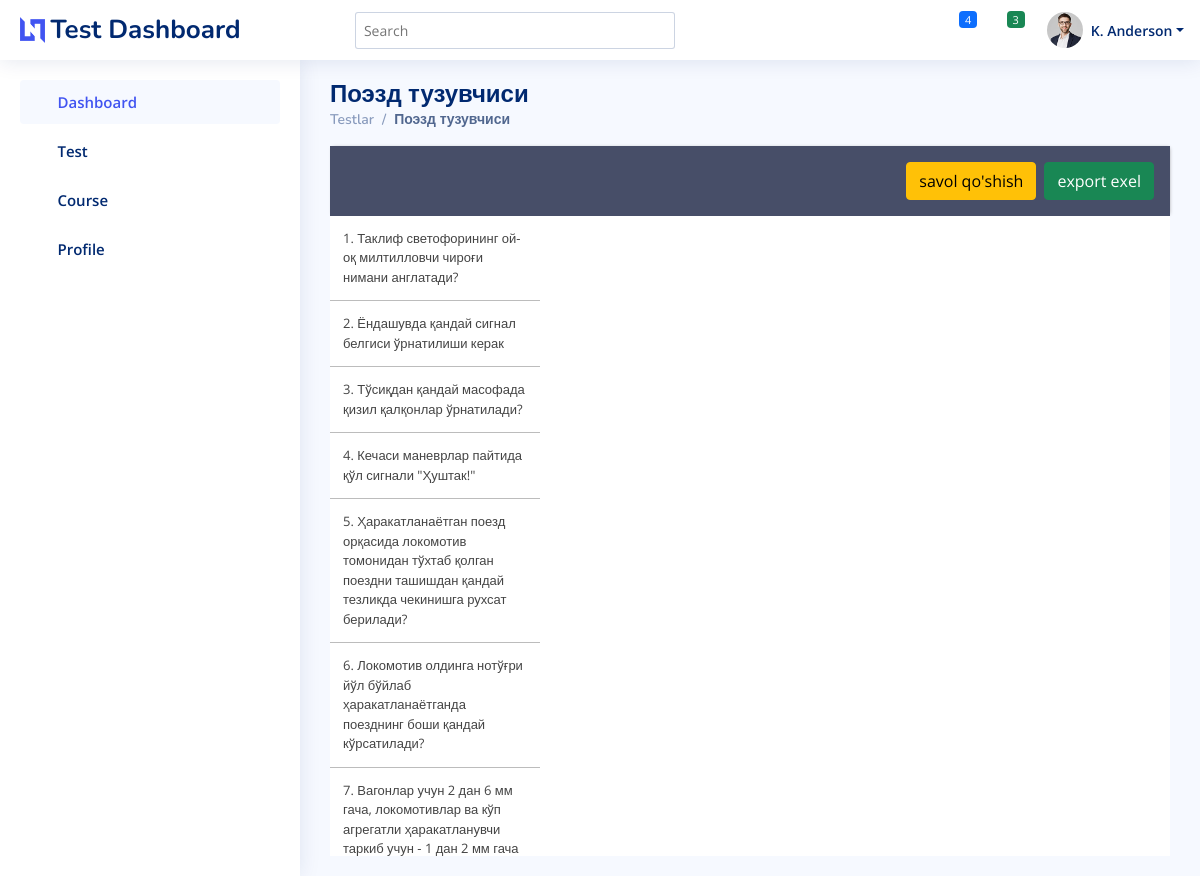
/quiz/35, run on the app's committed database.
### quiz/models.py (models this page shows, shortened)
class Quiz(models.Model):
    category = TreeForeignKey("quiz.Category", on_delete=models.CASCADE, null=True, blank=True,
                              related_name='quizs',
                              verbose_name='Bo\'lim', help_text="Bo'limni tanlang")
    course = models.ForeignKey(
        "course.Course", on_delete=models.CASCADE, related_name='quizs_course', blank=True, null=True)
    module = models.ForeignKey("course.Module", verbose_name=_(
        "module"), on_delete=models.CASCADE, blank=True, null=True, related_name='quizs_module')
    title = models.CharField(max_length=255, blank=True)
    description = models.CharField(max_length=255, blank=True)
    number_of_questions = models.IntegerField(
        verbose_name="Test savollari soni", blank=True)
    score_to_pass = models.IntegerField(
        verbose_name='o\'tish bali', help_text="O'tish uchun eng past ball (1 ~ 100 oralig'ida)")
    time = models.IntegerField(
        verbose_name='test vaqti', help_text="test yechish uchun vaqt davomiyligi")
    created = models.DateTimeField(auto_now_add=True)
    active = models.BooleanField(default=False)
    def __str__(self):
        return f"{self.category}"
    class Meta:
        ordering = ['category', 'course', 'module']

class Category(MPTTModel):
    name = models.CharField(
        verbose_name=_("Category Name"),
        help_text=_("Required and unique"),
        max_length=255,
    )
    slug = models.SlugField(verbose_name=_(
        "Category safe URL"), max_length=255, unique=True)
    parent = TreeForeignKey("self", on_delete=models.CASCADE,
                            null=True, blank=True, related_name="children")
    is_active = models.BooleanField(default=True)
    icon = models.ImageField()
    class MPTTMeta:
        order_insertion_by = ["name"]
    class Meta:
        verbose_name = _("Category")
        verbose_name_plural = _("Categories")
    def __str__(self):
        return self.name

class Question(models.Model):
    quiz = models.ForeignKey(
        Quiz, on_delete=models.CASCADE, related_name='questions')
    text = models.TextField(blank=True, null=True)
    uuid = models.UUIDField(default=uuid.uuid4(), editable=False, unique=True)
    created = models.DateTimeField(auto_now_add=True)
    order = OrderField(blank=True, for_fields=['quiz'], null=True)
    class Meta:
        ordering = ['created']

### quiz/views.py (the view, shortened to what this page needs)
class QuizDetailView(TemplateResponseMixin, View):
    template_name = 'dashboard/pages/question_list.html'
    def get(self, request, pk):
        quiz = get_object_or_404(Quiz, pk=pk)
        questions = quiz.questions.all()
        return self.render_to_response({
            'questions': questions,
            'quiz': quiz
        })

### account/context_processors.py (called while the page is built, shortened)
def account_info(request):
    return {}

### quiz/templates/dashboard/pages/question_list.html
{% extends 'dashboard/base.html' %}
{% load static %}
{% load crispy_forms_tags %}
{% block style %}
    <link rel="stylesheet" href="{% static 'assets/css/quiz_style.css' %}">
{% endblock style %}
{% block content %}
    <div class="pagetitle">
        <h1>{{ quiz }}</h1>
        <nav>
            <ol class="breadcrumb">
                <li class="breadcrumb-item"><a href="{% url 'quiz:quiz_list' %}">Testlar</a></li>
                <li class="breadcrumb-item active">{{ quiz }}</li>
            </ol>
        </nav>
    </div>
    <div class="block__btn gap-2">
       <button hx-target="#wrapper-form" hx-get="{% url 'quiz:create_question' quiz.pk %}" hx-swap="innerHTML"
                class="btn btn-warning">savol qo'shish
        </button>
    <button hx-target="#wrapper-form" hx-get="{% url 'quiz:create_question_with_excel' quiz.pk %}" hx-swap="innerHTML"
                class="btn btn-success">export exel
        </button>
    </div>
    <div class="wrapper-quiz">
        <div class="wrapper-questions">
            <div class="block__questions">
                <ul class="list__questions" id="list_question">
                    {% for question in questions %}
                        {% include 'dashboard/manage/detail_question.html' %}
                    {% endfor %}
                </ul>
            </div>
        </div>
        <div class="wrapper-form" id="wrapper-form">
        </div>
    </div>
{% endblock %}

### quiz/templates/dashboard/base.html (shortened to what this page needs)
{% load static %}
<!DOCTYPE html>
<html lang="en">
<head>
    <link href="{% static 'assets/vendor/bootstrap/css/bootstrap.min.css' %}" rel="stylesheet">
    <link href="{% static 'assets/vendor/bootstrap-icons/bootstrap-icons.css' %}" rel="stylesheet">
    <link href="{% static 'assets/vendor/boxicons/css/boxicons.min.css' %}" rel="stylesheet">
    <link href="{% static 'assets/vendor/quill/quill.snow.css' %}" rel="stylesheet">
    <link href="{% static 'assets/vendor/quill/quill.bubble.css' %}" rel="stylesheet">
    <link href="{% static 'assets/vendor/remixicon/remixicon.css' %}" rel="stylesheet">
    <link href="{% static 'assets/vendor/simple-datatables/style.css' %}" rel="stylesheet">
    <link href="{% static 'assets/css/style.css' %}" rel="stylesheet">
    {% block style %}{% endblock style %}
</head>
<body>
{% block header %}
    {% include 'dashboard/include/__header.html' %}
{% endblock %}
{% block aside %}
    {% include 'dashboard/include/__aside.html' %}
{% endblock %}
<main id="main" class="main">
    {% block content %}
    {% endblock %}
</main>
</body>
</html>

### quiz/templates/dashboard/include/__header.html (shortened to what this page needs)
<header id="header" class="header fixed-top d-flex align-items-center">
    <div class="d-flex align-items-center justify-content-between">
      <a href="index.html" class="logo d-flex align-items-center">
        <img src="assets/img/logo.png" alt="">
        <span class="d-none d-lg-block">Test Dashboard</span>
      </a>
      <i class="bi bi-list toggle-sidebar-btn"></i>
    </div>
    <div class="search-bar">
      <form class="search-form d-flex align-items-center" method="POST" action="#">
        <input type="text" name="query" placeholder="Search" title="Enter search keyword">
        <button type="submit" title="Search"><i class="bi bi-search"></i></button>
      </form>
    </div>
    <nav class="header-nav ms-auto">
      <ul class="d-flex align-items-center">
        <li class="nav-item dropdown">
          <a class="nav-link nav-icon" href="#" data-bs-toggle="dropdown">
            <i class="bi bi-bell"></i>
            <span class="badge bg-primary badge-number">4</span>
          </a>
        </li>
        <li class="nav-item dropdown">
          <a class="nav-link nav-icon" href="#" data-bs-toggle="dropdown">
            <i class="bi bi-chat-left-text"></i>
            <span class="badge bg-success badge-number">3</span>
          </a>
        </li>
        <li class="nav-item dropdown pe-3">
          <a class="nav-link nav-profile d-flex align-items-center pe-0" href="#" data-bs-toggle="dropdown">
            <img src="assets/img/profile-img.jpg" alt="Profile" class="rounded-circle">
            <span class="d-none d-md-block dropdown-toggle ps-2">K. Anderson</span>
          </a>
        </li>
      </ul>
    </nav>
  </header>

### quiz/templates/dashboard/include/__aside.html (shortened to what this page needs)
<aside id="sidebar" class="sidebar">
    <ul class="sidebar-nav" id="sidebar-nav">
        <li class="nav-item">
            <a class="nav-link " href="{% url 'quiz:manage_dashboard' %}">
                <i class="bi bi-grid"></i>
                <span>Dashboard</span>
            </a>
        </li>
        <li class="nav-item">
            <a class="nav-link collapsed" data-bs-target="#quiz-nav" data-bs-toggle="collapse" href="#">
                <i class="bi bi-journal-text"></i><span>Test</span><i class="bi bi-chevron-down ms-auto"></i>
            </a>
        </li>
        <li class="nav-item">
            <a class="nav-link collapsed" data-bs-target="#course-nav" data-bs-toggle="collapse" href="#">
                <i class="bi bi-journal-text"></i><span>Course</span><i class="bi bi-chevron-down ms-auto"></i>
            </a>
        </li>
        <li class="nav-item">
            <a class="nav-link collapsed" href="users-profile.html">
                <i class="bi bi-person"></i>
                <span>Profile</span>
            </a>
        </li>
    </ul>
</aside>

### quiz/templates/dashboard/manage/detail_question.html
<li data-question="{{ question.id }}" hx-get="{% url 'quiz:update_question' question.id %}" hx-target="#wrapper-form"
    hx-swap="innerHtml"
    class="item__question"><span>{{ question.order|add:1 }}. </span>
    {{ question.text }}
</li>

### quiz/static/assets/css/style.css (style rules this page uses)
:root { scroll-behavior: smooth; }
body { font-family: "Open Sans", sans-serif; background: #f6f9ff; color: #444444; }
a { color: #4154f1; text-decoration: none; }
h1, h2, h3, h4, h5, h6 { font-family: "Nunito", sans-serif; }
#main { margin-top: 60px; padding: 20px 30px; transition: all 0.3s; }
.pagetitle { margin-bottom: 10px; }
.pagetitle h1 { font-size: 24px; margin-bottom: 0; font-weight: 600; color: #012970; }
.breadcrumb { font-size: 14px; font-family: "Nunito", sans-serif; color: #899bbd; font-weight: 600; }
.breadcrumb a { color: #899bbd; transition: 0.3s; }
.breadcrumb .breadcrumb-item::before { color: #899bbd; }
.breadcrumb .active { color: #51678f; font-weight: 600; }
.logo { line-height: 1; }
@media (min-width: 1200px) { .logo { width: 280px; } }
.logo img { max-height: 26px; margin-right: 6px; }
.logo span { font-size: 26px; font-weight: 700; color: #012970; font-family: "Nunito", sans-serif; }
.header { transition: all 0.5s; z-index: 997; height: 60px; box-shadow: 0px 2px 20px rgba(1, 41, 112, 0.1); background-color: #fff; padding-left: 20px; }
.header .toggle-sidebar-btn { font-size: 32px; padding-left: 10px; cursor: pointer; color: #012970; }
.header .search-bar { min-width: 360px; padding: 0 20px; }
.header .search-form { width: 100%; }
.header .search-form input { border: 0; font-size: 14px; color: #012970; border: 1px solid rgba(1, 41, 112, 0.2); padding: 7px 38px 7px 8px; border-radius: 3px; transition: 0.3s; width: 100%; }
.header .search-form button { border: 0; padding: 0; margin-left: -30px; background: none; }
.header .search-form button i { color: #012970; }
.header-nav ul { list-style: none; }
.header-nav > ul { margin: 0; padding: 0; }
.header-nav .nav-icon { font-size: 20px; color: #012970; }
.header-nav .nav-profile { color: #012970; }
.header-nav .nav-profile img { max-height: 36px; }
.header-nav .nav-profile span { font-size: 14px; font-weight: 600; }
.header-nav .badge-number { position: absolute; inset: 4px 6px auto auto; font-weight: normal; font-size: 11px; padding: 3px 6px; }
.sidebar { position: fixed; top: 60px; left: 0; bottom: 0; width: 300px; z-index: 996; transition: all 0.3s; padding: 20px; overflow-y: auto; scrollbar-width: thin; scrollbar-color: #aab7cf transparent; box-shadow: 0px 0px 20px rgba(1, 41, 112, 0.1); background-color: #fff; }
@media (min-width: 1200px) { #main, #footer { margin-left: 300px; } }
.sidebar-nav { padding: 0; margin: 0; list-style: none; }
.sidebar-nav li { padding: 0; margin: 0; list-style: none; }
.sidebar-nav .nav-item { margin-bottom: 5px; }
.sidebar-nav .nav-link { display: flex; align-items: center; font-size: 15px; font-weight: 600; color: #4154f1; transition: 0.3; background: #f6f9ff; padding: 10px 15px; border-radius: 4px; }
.sidebar-nav .nav-link i { font-size: 16px; margin-right: 10px; color: #4154f1; }
.sidebar-nav .nav-link.collapsed { color: #012970; background: #fff; }
.sidebar-nav .nav-link.collapsed i { color: #899bbd; }
.sidebar-nav .nav-link .bi-chevron-down { margin-right: 0; transition: transform 0.2s ease-in-out; }

### quiz/static/assets/css/quiz_style.css (style rules this page uses)
a { color: black; text-decoration: none; }
.wrapper-quiz { display: grid; grid-template-columns: 25% auto; height: 80vh; background: #fff; overflow: hidden; }
.wrapper-questions { position: relative; }
.block__questions { height: 80vh; }
.list__questions { overflow-y: scroll; height: 100%; }
.item__question { padding: 1em; border-bottom: .3px solid rgba(128, 128, 128, 0.53); font-size: 13px; cursor: pointer; }
.block__btn { min-height: 60px; display: flex; justify-content: end; padding: 1em; box-shadow: 1px 0 4px -2px gray; background-color: #474E68; }
ul { padding: 0; }
.wrapper-form { height: 100%; overflow-y: auto; }

### data on the page
Quiz: category.name "Поэзд тузувчиси"
Question: order|add "1", text "Таклиф светофорининг ой-оқ милтилловчи чироғи нимани англатади?"
Question: order|add "2", text "Ёндашувда қандай сигнал белгиси ўрнатилиши керак"
Question: order|add "3", text "Тўсиқдан қандай масофада қизил қалқонлар ўрнатилади?"
Question: order|add "4", text "Кечаси маневрлар пайтида қўл сигнали \"Ҳуштак!\""
Question: order|add "5", text "Ҳаракатланаётган поезд орқасида локомотив томонидан тўхтаб қолган поездни ташишдан қандай тезликда чекинишга рухсат берилади?"
Question: order|add "6", text "Локомотив олдинга нотўғри йўл бўйлаб ҳаракатланаётганда поезднинг боши қандай кўрсатилади?"
Question: order|add "7", text "Вагонлар учун 2 дан 6 мм гача, локомотивлар ва кўп агрегатли ҳаракатланувчи таркиб учун - 1 дан 2 мм гача…"
